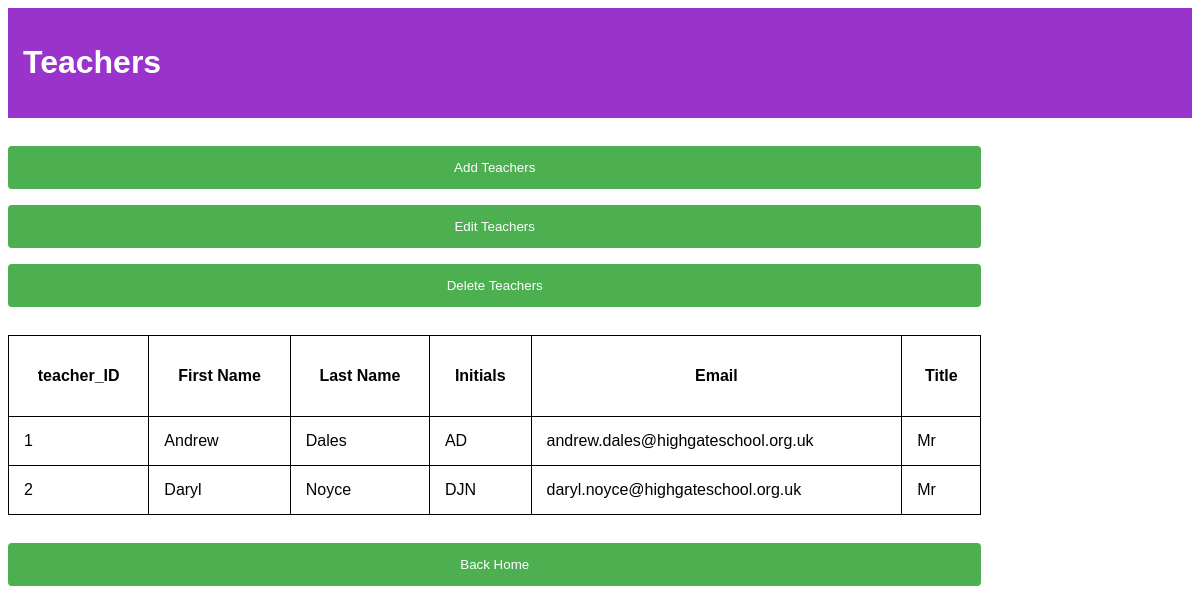
The page /teachers/ on the database as committed earlier.
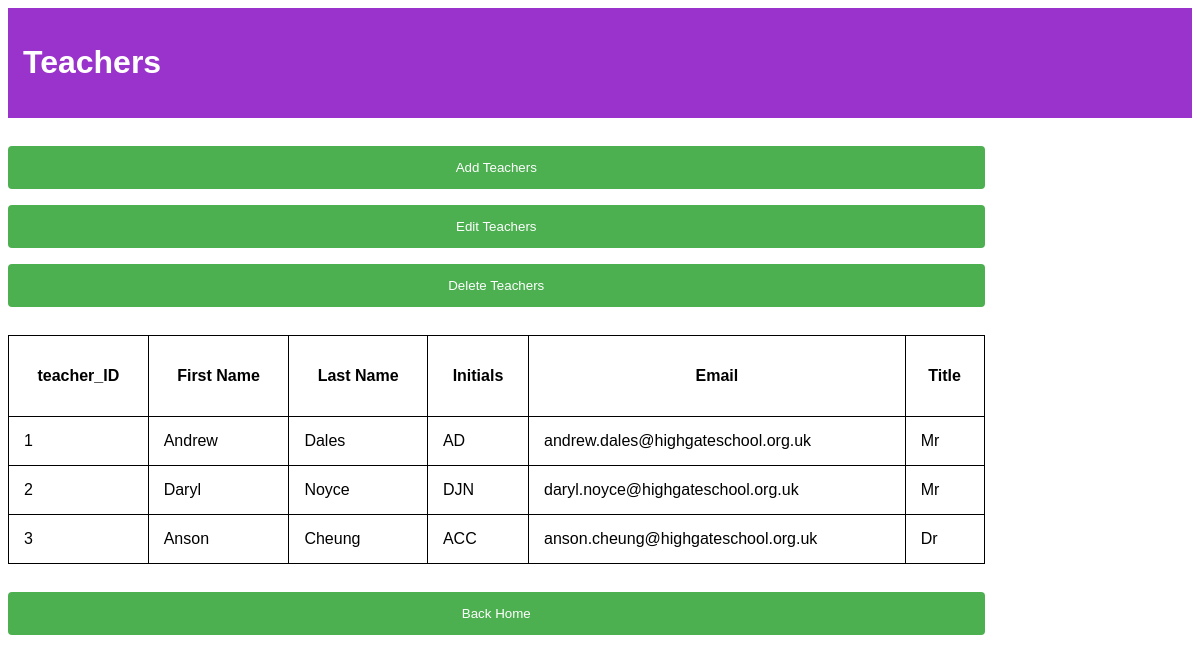
The same page on the database as committed later.
### tables this page shows
CREATE TABLE teachers (
                                    teacher_id integer NOT NULL PRIMARY KEY AUTOINCREMENT,
                                    first_name text NOT NULL,
                                    last_name text NOT NULL,
                                    initials text NOT NULL, 
                                    email text NOT NULL,
                                    title text NOT NULL
                                    );

### app.py (the view, shortened to what this page needs)
@app.route('/teachers/', methods=['GET', 'POST'])
def teachers():
    get_table()
    data = request.form
    if 'add' in data:
        return render_template('teachers.html', table=tables['teachers'], add_options=True)
    elif 'submit_add' in data:
        teacher_file = [data['first_name'], data['last_name'], data['initials'], data['email'], data['title']]
        with conn:
            db.create_teacher(conn, teacher_file)
        get_table()
        return render_template('teachers.html', table=tables['teachers'])
    elif 'edit' in data:
        return render_template('teachers.html', table=tables['teachers'], edit_id_options=True)
    elif 'delete' in data:
        return render_template('teachers.html', table=tables['teachers'], delete_options=True)
    elif 'back' in data:
        return redirect(url_for('home'))
    return render_template('teachers.html', table=tables['teachers'])

### app.py (called while the page is built)
def get_table():
    global tables
    with conn:
        tables['teachers'] = db.select_all_teachers(conn)
        tables['rooms'] = db.select_all_rooms(conn)
        tables['activities'] = db.select_all_activities(conn)

### db.py (called while the page is built)
def select_all_teachers(conn):
    cur = conn.cursor()
    cur.execute("SELECT * FROM teachers")
    return cur.fetchall()

def select_all_rooms(conn):
    cur = conn.cursor()
    cur.execute("SELECT * FROM rooms")
    return cur.fetchall()

def select_all_activities(conn):
    cur = conn.cursor()
    cur.execute("SELECT * FROM activities")
    results = []
    for activity in cur.fetchall():
        activity_id = activity[0]
        link = select_links_in_charge(conn, activity_id)
        temp = list(activity)
        temp.insert(2, get_teacher_name(conn, link[2])[0])
        temp[3] = get_room_name(conn, temp[3])[0]
        teacher_list = select_links_not_in_charge(conn, activity_id)
        teacher_list = [get_teacher_name(conn, t_id) for l_id, a_id, t_id, in_charge in teacher_list]
        temp.append(teacher_list)
        results.append(temp)
    return results

def select_links_in_charge(conn, activity_id):
    sql = "SELECT * FROM links WHERE activity_id=? AND in_charge=1"
    cur = conn.cursor()
    cur.execute(sql, (activity_id,))
    return cur.fetchone()

def select_links_not_in_charge(conn, activity_id):
    sql = "SELECT * FROM links WHERE activity_id=? AND in_charge=0"
    cur = conn.cursor()
    cur.execute(sql, (activity_id,))
    return cur.fetchall()

def get_teacher_name(conn, teacher_id):
    sql = "SELECT last_name FROM teachers WHERE teacher_id=?"
    cur = conn.cursor()
    cur.execute(sql, (teacher_id,))
    return cur.fetchone()

def get_room_name(conn, room_id):
    sql = "SELECT room_name FROM rooms WHERE room_id=?"
    cur = conn.cursor()
    cur.execute(sql, (room_id,))
    return cur.fetchone()

### templates/teachers.html (shortened to what this page needs)
<!DOCTYPE html>
<html lang="en">
<head>
    <link rel= "stylesheet" type = "text/css" href = "{{ url_for('static', filename='stylesheets/teachers.css') }}">
</head>
<body>
<div class="grid-container">
    <div class="header title">
        <h1>
            Teachers
        </h1>
    </div>
    <div class="form main_options">
        <form method="POST">
            <input type="submit" name="add" value="Add Teachers">
            <input type="submit" name="edit" value="Edit Teachers">
            <input type="submit" name="delete" value="Delete Teachers">
        </form>
    </div>
    <div class="table">
        <table>
            <tr>
                <th>teacher_ID</th>
                <th>First Name</th>
                <th>Last Name</th>
                <th>Initials</th>
                <th>Email</th>
                <th>Title</th>
            </tr>
            {% for row in table %}
            <tr>
                {% for item in row %}
                <td>{{ item }}</td>
                {% endfor %}
            </tr>
            {% endfor %}
        </table>
    </div>
<div class="form back">
    <form method="POST">
        <input type="submit" name="back" value="Back Home">
    </form>
</div>
</div>
</body>
</html>

### static/stylesheets/teachers.css (style rules this page uses)
.grid-container { display: grid; grid-gap: 20px; }
.title { grid-row: 1 / 2; grid-column: 1 / 3; }
.main_options { grid-row: 2 / 3; grid-column: 1 / 2; }
.table { grid-row: 3 / 5; grid-column: 1 / 2; }
.back { grid-row: 5 / 6; grid-column: 1 / 2; }
html { font-family: "Lucida Sans", sans-serif; }
.header { background-color: #9933cc; color: #ffffff; padding: 15px; }
input[type=submit] { width: 100%; background-color: #4CAF50; color: white; padding: 14px 20px; margin: 8px 0; border: none; border-radius: 4px; cursor: pointer; }
table { width: 100%; border-collapse: collapse; }
table, th, td { border: 1px solid black; }
th { height: 50px; }
th, td { padding: 15px; }

Rows that differ between the two databases and show on the page:
added teachers: row "3", first_name "Anson", last_name "Cheung", initials "ACC", email "anson.cheung@highgateschool.org.uk", title "Dr"
